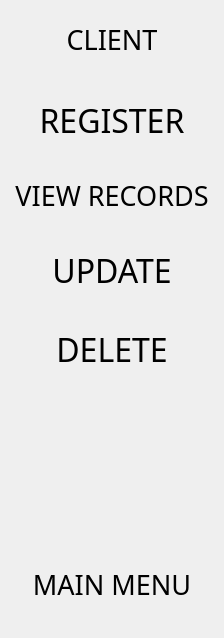
         <widget class="QWidget" name="lmc">
          <layout class="QVBoxLayout" name="verticalLayout_4">
           <item>
            <spacer name="verticalSpacer_2">
             <property name="orientation">
              <enum>Qt::Vertical</enum>
             </property>
             <property name="sizeType">
              <enum>QSizePolicy::Maximum</enum>
             </property>
             <property name="sizeHint" stdset="0">
              <size>
               <width>20</width>
               <height>10</height>
              </size>
             </property>
            </spacer>
           </item>
           <item>
            <widget class="QLabel" name="lmc_lb_title">
             <property name="sizePolicy">
              <sizepolicy hsizetype="Preferred" vsizetype="Fixed">
               <horstretch>0</horstretch>
               <verstretch>0</verstretch>
              </sizepolicy>
             </property>
             <property name="font">
              <font>
               <family>Fira Sans</family>
               <pointsize>20</pointsize>
              </font>
             </property>
             <property name="text">
              <string>CLIENT</string>
             </property>
             <property name="alignment">
              <set>Qt::AlignCenter</set>
             </property>
            </widget>
           </item>
           <item>
            <spacer name="verticalSpacer_55">
             <property name="orientation">
              <enum>Qt::Vertical</enum>
             </property>
             <property name="sizeType">
              <enum>QSizePolicy::Maximum</enum>
             </property>
             <property name="sizeHint" stdset="0">
              <size>
               <width>20</width>
               <height>30</height>
              </size>
             </property>
            </spacer>
           </item>
           <item>
            <widget class="QPushButton" name="lmc_btn_r">
             <property name="sizePolicy">
              <sizepolicy hsizetype="Minimum" vsizetype="Preferred">
               <horstretch>0</horstretch>
               <verstretch>0</verstretch>
              </sizepolicy>
             </property>
             <property name="font">
              <font>
               <family>Fira Sans Medium</family>
               <pointsize>24</pointsize>
              </font>
             </property>
             <property name="styleSheet">
              <string notr="true">QPushButton:hover
{
   border: 4px solid  rgb(31, 80, 20);
	background-color: rgb(236, 236, 224);

}
</string>
             </property>
             <property name="text">
              <string>REGISTER</string>
             </property>
             <property name="flat">
              <bool>true</bool>
             </property>
            </widget>
           </item>
           <item>
            <spacer name="verticalSpacer_56">
             <property name="orientation">
              <enum>Qt::Vertical</enum>
             </property>
             <property name="sizeType">
              <enum>QSizePolicy::Maximum</enum>
             </property>
             <property name="sizeHint" stdset="0">
              <size>
               <width>20</width>
               <height>20</height>
              </size>
             </property>
            </spacer>
           </item>
           <item>
            <widget class="QPushButton" name="lmc_btn_v">
             <property name="sizePolicy">
              <sizepolicy hsizetype="Minimum" vsizetype="Preferred">
               <horstretch>0</horstretch>
               <verstretch>0</verstretch>
              </sizepolicy>
             </property>
             <property name="font">
              <font>
               <family>Fira Sans Medium</family>
               <pointsize>20</pointsize>
              </font>
             </property>
             <property name="styleSheet">
              <string notr="true">QPushButton:hover
{
   border: 4px solid  rgb(31, 80, 20);
	background-color: rgb(236, 236, 224);

}
</string>
             </property>
             <property name="text">
              <string>VIEW RECORDS</string>
             </property>
             <property name="flat">
              <bool>true</bool>
             </property>
            </widget>
           </item>
           <item>
            <spacer name="verticalSpacer_57">
             <property name="orientation">
              <enum>Qt::Vertical</enum>
             </property>
             <property name="sizeType">
              <enum>QSizePolicy::Maximum</enum>
             </property>
             <property name="sizeHint" stdset="0">
              <size>
               <width>20</width>
               <height>20</height>
              </size>
             </property>
            </spacer>
           </item>
           <item>
            <widget class="QPushButton" name="lmc_btn_u">
             <property name="sizePolicy">
              <sizepolicy hsizetype="Minimum" vsizetype="Preferred">
               <horstretch>0</horstretch>
               <verstretch>0</verstretch>
              </sizepolicy>
             </property>
             <property name="font">
              <font>
               <family>Fira Sans Medium</family>
               <pointsize>24</pointsize>
              </font>
             </property>
             <property name="styleSheet">
              <string notr="true">QPushButton:hover
{
   border: 4px solid  rgb(31, 80, 20);
	background-color: rgb(236, 236, 224);

}
</string>
             </property>
             <property name="text">
              <string>UPDATE</string>
             </property>
             <property name="flat">
              <bool>true</bool>
             </property>
            </widget>
           </item>
           <item>
            <spacer name="verticalSpacer_58">
             <property name="orientation">
              <enum>Qt::Vertical</enum>
             </property>
             <property name="sizeType">
              <enum>QSizePolicy::Maximum</enum>
             </property>
             <property name="sizeHint" stdset="0">
              <size>
               <width>20</width>
               <height>20</height>
              </size>
             </property>
            </spacer>
           </item>
           <item>
            <widget class="QPushButton" name="lmc_btn_d">
             <property name="sizePolicy">
              <sizepolicy hsizetype="Minimum" vsizetype="Preferred">
               <horstretch>0</horstretch>
               <verstretch>0</verstretch>
              </sizepolicy>
             </property>
             <property name="font">
              <font>
               <family>Fira Sans Medium</family>
               <pointsize>24</pointsize>
              </font>
             </property>
             <property name="styleSheet">
              <string notr="true">QPushButton:hover
{
   border: 4px solid  rgb(31, 80, 20);
	background-color: rgb(236, 236, 224);

}
</string>
             </property>
             <property name="text">
              <string>DELETE</string>
             </property>
             <property name="flat">
              <bool>true</bool>
             </property>
            </widget>
           </item>
           <item>
            <spacer name="verticalSpacer_60">
             <property name="orientation">
              <enum>Qt::Vertical</enum>
             </property>
             <property name="sizeType">
              <enum>QSizePolicy::Maximum</enum>
             </property>
             <property name="sizeHint" stdset="0">
              <size>
               <width>20</width>
               <height>180</height>
              </size>
             </property>
            </spacer>
           </item>
           <item>
            <widget class="QPushButton" name="lmc_btn_m">
             <property name="sizePolicy">
              <sizepolicy hsizetype="Preferred" vsizetype="Preferred">
               <horstretch>0</horstretch>
               <verstretch>0</verstretch>
              </sizepolicy>
             </property>
             <property name="minimumSize">
              <size>
               <width>0</width>
               <height>0</height>
              </size>
             </property>
             <property name="sizeIncrement">
              <size>
               <width>0</width>
               <height>0</height>
              </size>
             </property>
             <property name="font">
              <font>
               <family>Fira Sans Medium</family>
               <pointsize>20</pointsize>
              </font>
             </property>
             <property name="styleSheet">
              <string notr="true">QPushButton:hover
{
   border: 4px solid  rgb(31, 80, 20);
	background-color: rgb(236, 236, 224);

}
</string>
             </property>
             <property name="text">
              <string>MAIN MENU</string>
             </property>
             <property name="autoDefault">
              <bool>false</bool>
             </property>
             <property name="flat">
              <bool>true</bool>
             </property>
            </widget>
           </item>
           <item>
            <spacer name="verticalSpacer_59">
             <property name="orientation">
              <enum>Qt::Vertical</enum>
             </property>
             <property name="sizeType">
              <enum>QSizePolicy::Maximum</enum>
             </property>
             <property name="sizeHint" stdset="0">
              <size>
               <width>20</width>
               <height>20</height>
              </size>
             </property>
            </spacer>
           </item>
          </layout>
         </widget>
